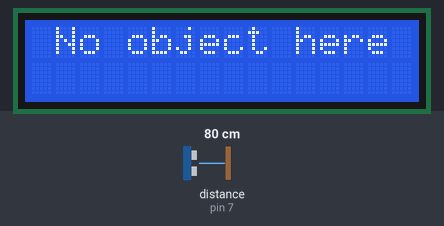
Recording of a sketch running on a simulated Arduino Uno, built with avr-gcc and run on an emulated ATmega328P. On the bench: 16×2 character LCD. Wiring (inferred from the names in the program): ultrasonic range finder: trigger pin 6; echo pin 7. The test bench sets the inputs (shaded band); at power-on: distance to the obstacle (sensor on pin 7) 80 cm. The echo pulse lasts 58.3 µs per cm.

Above: at 1.2 s.
1.3 s: distance to the obstacle (sensor on pin 7) set to 12 cm
3.3 s: distance to the obstacle (sensor on pin 7) set to 9 cm
At 4.5 s:
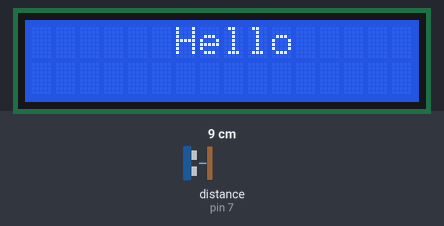
5.6 s: distance to the obstacle (sensor on pin 7) set to 18 cm
At 7.3 s:
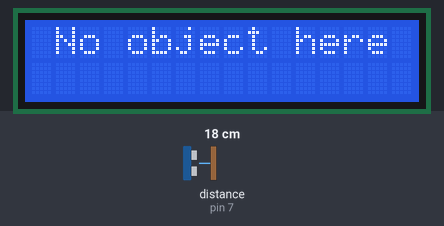
7.6 s: distance to the obstacle (sensor on pin 7) set to 2 cm
At 9.0 s:
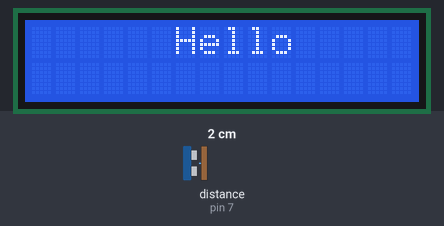
Timing chart, 0 to 10.6 s (numbered marks = the images above; inputs shaded):
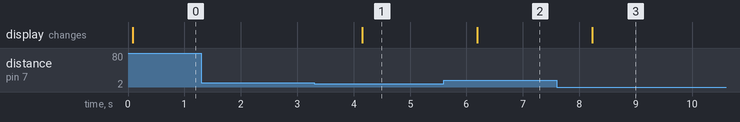

Measured:
- the behaviour switches between 11 and 10 cm on distance to the obstacle (sensor on pin 7) (found by bisection; images 0 and 1)
- after the input at 1.3 s, every drawn part: stays the same
- after the input at 3.3 s, the display: changes after 0.85 s (image 1)
- after the input at 5.6 s, the display: changes after 0.59 s (image 2)
- after the input at 7.6 s, the display: changes after 0.63 s (image 3)

The sketch:

Ultrasonic_sensor_Hello.ino
```cpp
#include <Wire.h>
#include <LiquidCrystal_I2C.h>

LiquidCrystal_I2C lcd(0x27, 2, 1, 0, 4, 5, 6, 7, 3  , POSITIVE);


const int trigPin = 6;
const int echoPin = 7;
float distance_cm;

void setup() {
  lcd.begin(16, 2);
  pinMode(trigPin, OUTPUT);
  pinMode(echoPin, INPUT);
}
void loop() {

  // Generate microsecond pulses to initiate the ultrasonic sensor (on off)
  digitalWrite(trigPin, LOW);
  delayMicroseconds(5);
  digitalWrite(trigPin, HIGH);
  delayMicroseconds(10);
  digitalWrite(trigPin, LOW);

  // Measure the duration of the echo pulse on the echo pin
  long duration = pulseIn(echoPin, HIGH);

  distance_cm = duration / 58.3;

  // Display the distance on the LCD display
  lcd.setCursor(1, 0);
  if (distance_cm > 10) {
     lcd.print("No object here");
  } else {
     lcd.setCursor(1, 0);
     lcd.print("               ");
     lcd.setCursor(6, 0);
     lcd.print("Hello");
  }
  delay(1000); // Delay for stability
}
```
